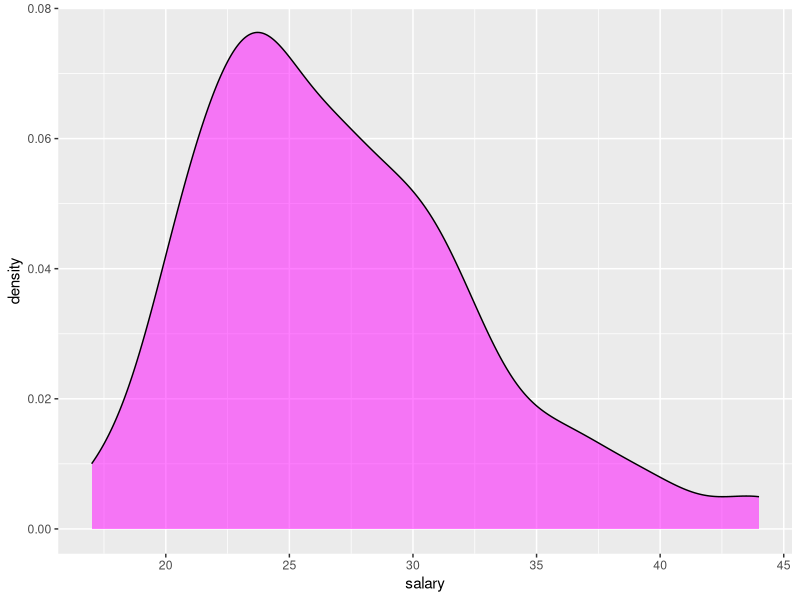

Source code (R):
              ##Poison Distribution##
set.seed(1234)
ef<-data.frame(educlevel=factor(
        rep(c("H","G","PG"),each=50)),
        salary=round(c(rpois(50,lambda = 27))))

library(ggplot2)

A<-ggplot(ef,aes(x=salary))+geom_density(alpha=.5,fill="magenta")
A

mean(ef$salary)
median(ef$salary)
##from the density plot, it is neither right skewed or left skewed, hence mean is approximately equal to meadian##